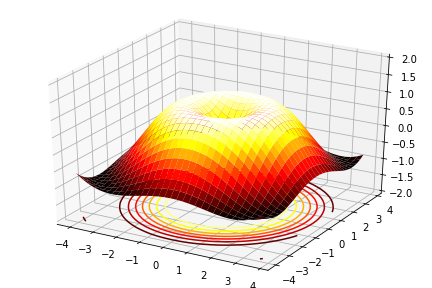

Python code for this plot:
#!/usr/bin/env python3
# -*- coding: utf-8 -*-
"""
Created on Sun Nov  3 15:42:13 2019

3D Plotting

@author: alberto
"""

import numpy as np
import matplotlib.pyplot as plt
from mpl_toolkits.mplot3d import Axes3D

fig = plt.figure()
ax = Axes3D(fig)

X = np.arange(-4, 4, 0.25)
Y = np.arange(-4, 4, 0.25)
X, Y = np.meshgrid(X, Y)

R = np.sqrt(X ** 2 + Y ** 2)
Z = np.sin(R)

ax.plot_surface(X, Y, Z, rstride=1, cstride=1, cmap=plt.cm.hot)
ax.contour(X, Y, Z, zdir='z', offset=-2, cmap=plt.cm.hot)
ax.set_zlim(-2, 2)

# Save figure using 72 dots per inch
plt.savefig('3d_plotting.png', dpi=72)


plt.show()